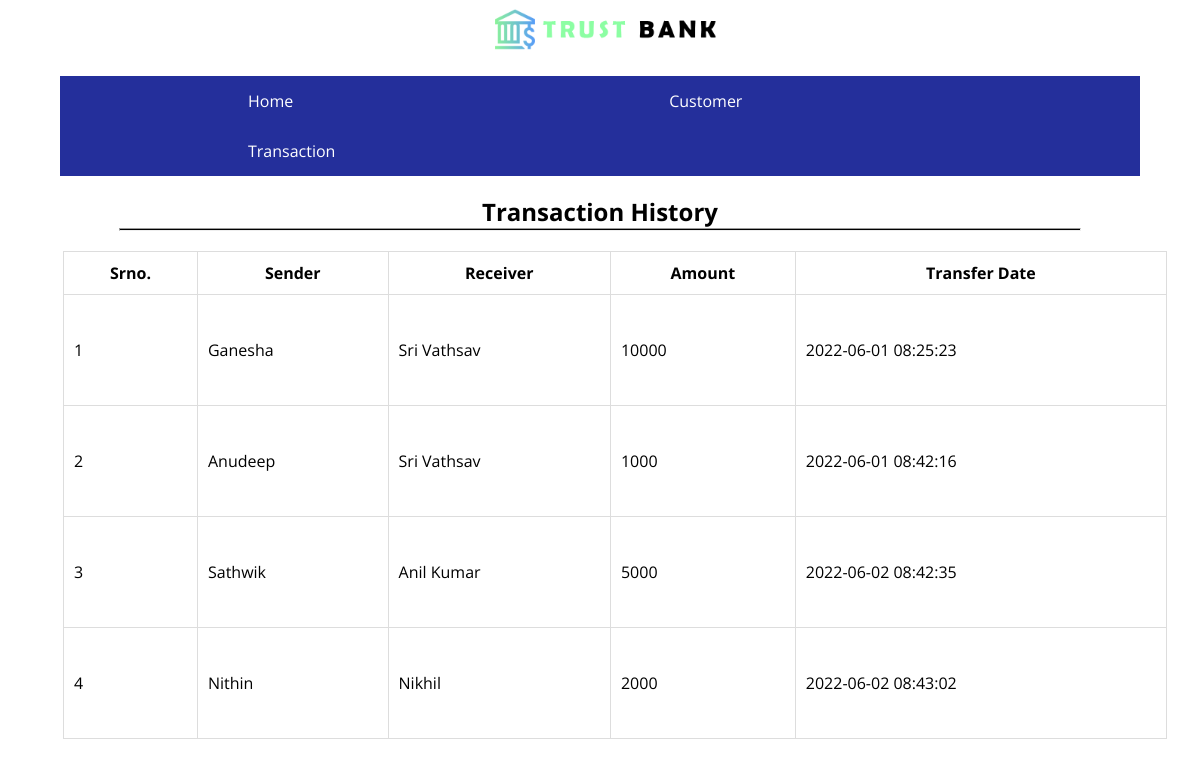
/transaction.php, run on the app's committed database.
### tables this page shows
CREATE TABLE `trans` (
  `id` int(11) NOT NULL,
  `sender` varchar(20) NOT NULL,
  `receiver` varchar(20) NOT NULL,
  `amount` int(11) NOT NULL,
  `transfer_date` timestamp NOT NULL DEFAULT current_timestamp() ON UPDATE current_timestamp()
);

### transaction.php (the view)
<?php
    include('nav.php');
?>
<div class="container">
    <h2>Transaction History</h2>
    <hr>
    <table>
        <thead>
            <th>Srno.</th>
            <th>Sender</th>
            <th>Receiver</th>
            <th>Amount</th>
            <th>Transfer Date</th>
        </thead>
        <tbody>
        <?php
        include('config.php');
        $sql = "SELECT * FROM trans";
        $result = mysqli_query($conn,$sql);
        while($rows=mysqli_fetch_assoc($result)){
            ?>
            <tr>
                <td><?php echo $rows['id'] ?></td>
                <td><?php echo $rows['sender']?></td>
                <td><?php echo $rows['receiver']?></td>
                <td><?php echo $rows['amount']?></td>
                <td><?php echo $rows['transfer_date']?></td>
            </tr>
            <?php
        }
        ?>
        </tbody>
    </table>
</div>

### css/style.css (style rules this page uses)
* { margin: 0; padding: 0; }
body { font-family: 'Open Sans', sans-serif; }

### css/viewcus.css (style rules this page uses)
h2 { text-align: center; }
table { border-collapse: collapse; width: 92%; height: 61%; margin-left: 63px; margin-top: 20px; }
tbody, thead, td, th { border: 1px solid #dddddd; padding: 10px; }
hr { width: 80%; margin: auto; padding: auto; height: 1px; background-color: #000000; }

### data on the page
trans: id "1", sender "Ganesha", receiver "Sri Vathsav", amount "10000", transfer_date "2022-06-01 08:25:23"
trans: id "2", sender "Anudeep", receiver "Sri Vathsav", amount "1000", transfer_date "2022-06-01 08:42:16"
trans: id "3", sender "Sathwik", receiver "Anil Kumar", amount "5000", transfer_date "2022-06-02 08:42:35"
trans: id "4", sender "Nithin", receiver "Nikhil", amount "2000", transfer_date "2022-06-02 08:43:02"
